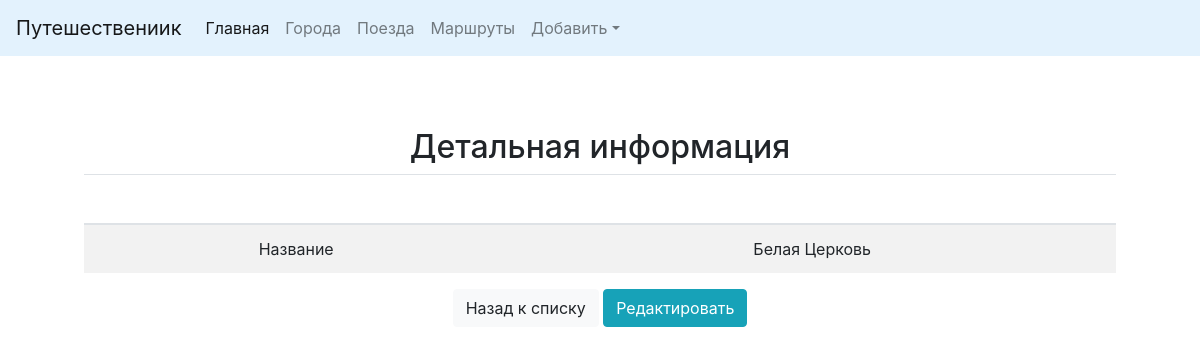
The page /cities/detail/2/ on the database as committed earlier.
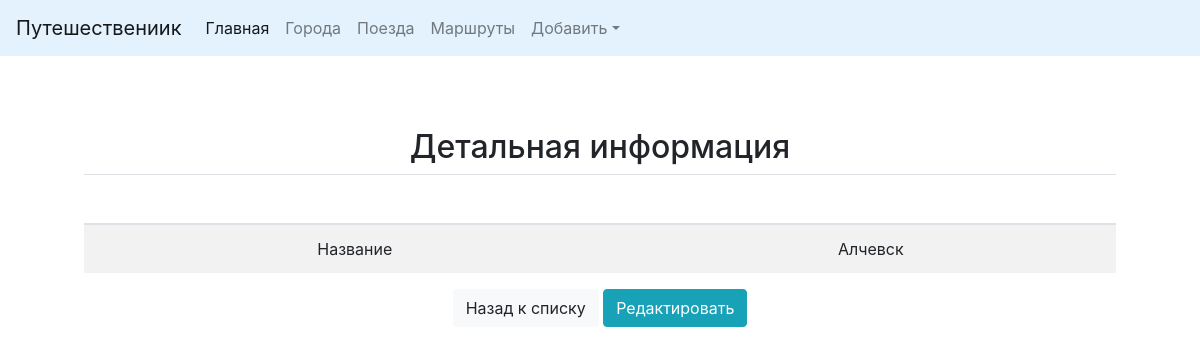
The same page on the database as committed later.
### cities/models.py (models this page shows, shortened)
class City(models.Model):
    name = models.CharField(max_length=50, verbose_name='Населенный пункт', unique=True)
    class Meta:
        verbose_name = 'Населенный пункт'
        verbose_name_plural = 'Населенные пункты'
        ordering = ['name']

### cities/views.py (the view)
# urls.py: url(r'^detail/(?P<pk>\d+)/$', views.CityDetail.as_view(), name='detail'),
class CityDetail(DetailView):
    queryset = City.objects.all()
    context_object_name = 'object'
    template_name = 'cities/detail.html'

### cities/templates/cities/detail.html (shortened to what this page needs)
{% extends 'base.html' %}
{%load staticfiles%}
{% block content %}
<div  class="container">
    <h2 class=''><span>Детальная информация</span></h2>
   <div class="row" >
        <div class="col-md-12 mx-auto">
            <table class="table table-striped">
            <thead>
                <tr>
                    <th scope="col">&nbsp;</th>
                    <th scope="col">&nbsp;</th>
                </tr>
            </thead>
            <tbody>
                <tr>
                    <td>Название</td>
                    <td>{{ object.name }}</td>
                </tr>
            </tbody>
            </table>
                <a href="{%url 'city:home' %}">
                    <button type="button" class='btn btn-light ' >
                        Назад к списку
                    </button>
                </a>
                <a href="{%url 'city:update' pk=object.id %}">
                    <button type="button" class='btn btn-info ' >
                        Редактировать
                    </button>
                </a>
        </div>
    </div>
</div>
{% endblock %}

Rows that differ between the two databases and show on the page:
changed City: name "Белая Церковь" → "Алчевск"
